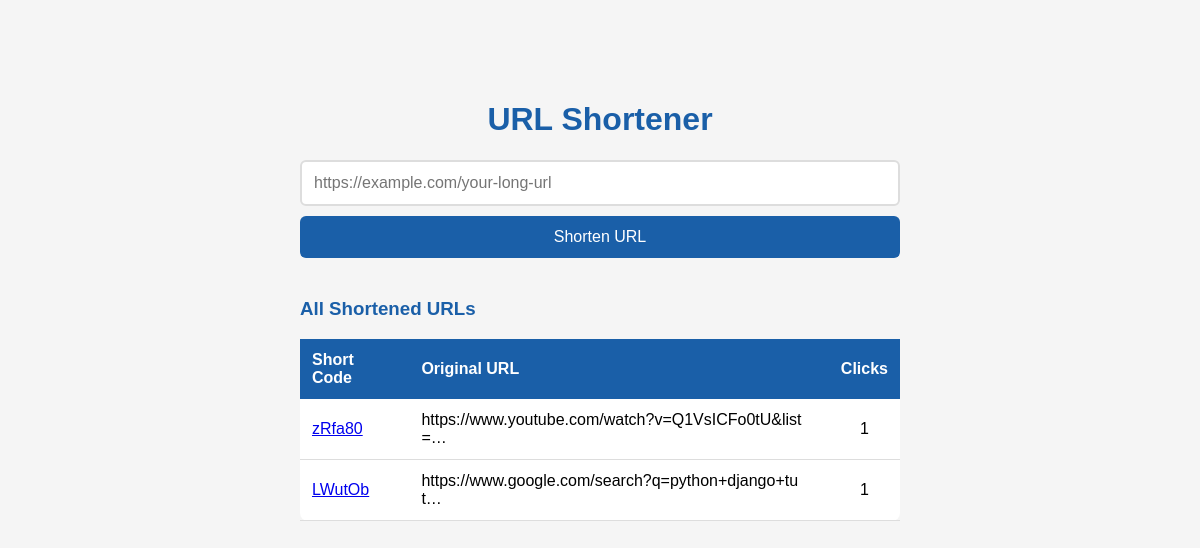
Before: / with the older database file.
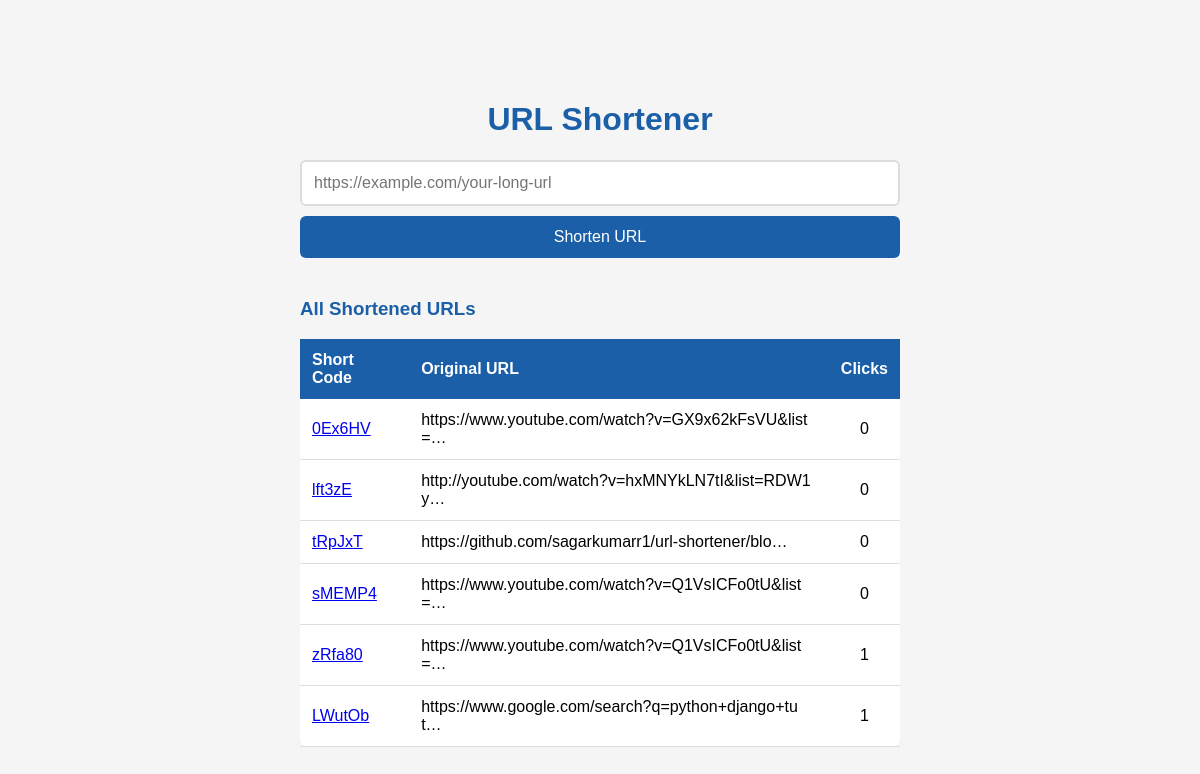
After: the same page with the newer database file.
### shortener/models.py (models this page shows, shortened)
class URL(models.Model):
    original_url = models.URLField(max_length=500)
    short_code = models.CharField(max_length=10, unique=True)
    created_at = models.DateTimeField(auto_now_add=True)
    click_count = models.IntegerField(default=0)

### shortener/views.py (the view, shortened to what this page needs)
# urls.py: path('', views.home, name='home'),
def home(request):
    urls = URL.objects.all().order_by('-created_at')
    return render(request, 'shortener/home.html', {'urls': urls})

### shortener/templates/shortener/home.html (shortened to what this page needs)
<!DOCTYPE html>
<html lang="en">
<head>
</head>
<body>
    <h1>URL Shortener</h1>
    <form method="POST">
        <input
            type="url"
            name="url"
            placeholder="https://example.com/your-long-url"
            required
        >
        <button type="submit">Shorten URL</button>
    </form>
    {% if urls %}
<div style="margin-top: 40px;">
    <h3 style="color: #1a5fa8;">All Shortened URLs</h3>
    <table style="width:100%; border-collapse: collapse; background: white; border-radius: 8px;">
        <thead>
            <tr style="background: #1a5fa8; color: white;">
                <th style="padding: 12px; text-align: left;">Short Code</th>
                <th style="padding: 12px; text-align: left;">Original URL</th>
                <th style="padding: 12px; text-align: center;">Clicks</th>
            </tr>
        </thead>
        <tbody>
            {% for url in urls %}
            <tr style="border-bottom: 1px solid #ddd;">
                <td style="padding: 12px;">
                    <a href="http://127.0.0.1:8000/{{ url.short_code }}">
                        {{ url.short_code }}
                    </a>
                </td>
                <td style="padding: 12px; word-break: break-all;">
                    {{ url.original_url|truncatechars:50 }}
                </td>
                <td style="padding: 12px; text-align: center;">
                    {{ url.click_count }}
                </td>
            </tr>
            {% endfor %}
        </tbody>
    </table>
</div>
{% endif %}
</body>
</html>

### shortener/templates/shortener/home.html (style rules this page uses)
body { font-family: Arial, sans-serif; max-width: 600px; margin: 60px auto; padding: 20px; background: #f5f5f5; }
h1 { color: #1a5fa8; text-align: center; }
input[type="url"] { width: 100%; padding: 12px; font-size: 16px; border: 2px solid #ddd; border-radius: 6px; box-sizing: border-box; }
button { width: 100%; padding: 12px; background: #1a5fa8; color: white; font-size: 16px; border: none; border-radius: 6px; cursor: pointer; margin-top: 10px; }

Changed rows visible on the page:
added URL: short_code "0Ex6HV", original_url "https://www.youtube.com/watch?v=GX9x62kFsVU&list=…", click_count "0"
added URL: short_code "lft3zE", original_url "http://youtube.com/watch?v=hxMNYkLN7tI&list=RDW1y…", click_count "0"
added URL: short_code "tRpJxT", original_url "https://github.com/sagarkumarr1/url-shortener/blo…", click_count "0"
added URL: short_code "sMEMP4", original_url "https://www.youtube.com/watch?v=Q1VsICFo0tU&list=…", click_count "0"
